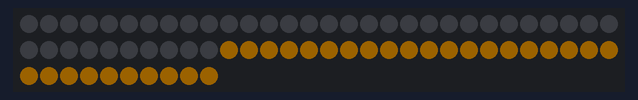
Bench run of a sketch on a simulated Arduino Uno, built with avr-gcc and run on an emulated ATmega328P. Shown: 70 RGB LEDs in strip order, left to right, continuing on the next row. Dim RGB values are drawn brighter than linear.

Above: at 4.1 s.
At 9.1 s:
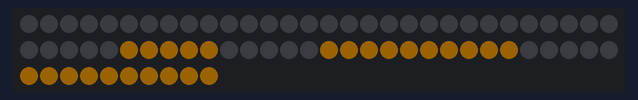
At 16.1 s:
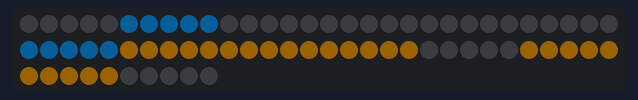
At 23.1 s:
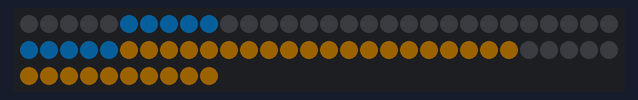
At 29.1 s:
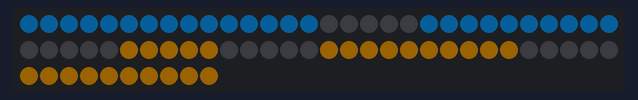
At 37.1 s:
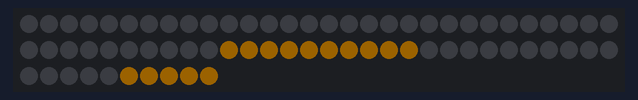

The sketch:

CRGBSet_7segment_2digits.ino
```cpp
//***************************************************************
//  Two digit seven segment number display example using CRGBArray and CRGBSet.
//  A number from 0-99 can be displayed.  This demo repeats counting from 0 to 25.
//
//  For this example the number segments are wired in the following layout:
//  http://imgur.com/cgabMfK
//  It also assumes that each segment has the same number of pixels.  There is
//  a variable below which allows the number of pixels per segment to be changed.
//
//  This example uses 5 Pixels Per Segment (pps).
//  5pps x 7segments x 2digits = 70 pixels total
//
//
//  Marc Miller, Oct 2016
//  (There is also a 3digit version of this sketch now, added Feb 2019.)
//***************************************************************

#include "FastLED.h"

#define DATA_PIN    11
#define CLK_PIN     13
#define LED_TYPE    APA102
#define COLOR_ORDER BGR
#define NUM_LEDS    70
#define BRIGHTNESS  40
#define FRAMES_PER_SECOND 120

uint8_t pps = 5;  // number of Pixels Per Segment
CHSV segON10(142,200,255);  // color of 10s digit segments
CHSV segON(42,255,255);  // color of 1s digit segments

/* CRGB leds[NUM_LEDS];  <--not using this.  Using CRGBArray instead. */
CRGBArray<NUM_LEDS> leds;

// Name segments (based on layout in link above) and define pixel ranges.
CRGBSet segA(  leds(pps*0,  pps-1+(pps*0)  ));
CRGBSet segB(  leds(pps*1,  pps-1+(pps*1)  ));
CRGBSet segC(  leds(pps*2,  pps-1+(pps*2)  ));
CRGBSet segD(  leds(pps*3,  pps-1+(pps*3)  ));
CRGBSet segE(  leds(pps*4,  pps-1+(pps*4)  ));
CRGBSet segF(  leds(pps*5,  pps-1+(pps*5)  ));
CRGBSet segG(  leds(pps*6,  pps-1+(pps*6)  ));

uint8_t count = 0;  // keeps track of what number to display


//---------------------------------------------------------------
void setup() {
  Serial.begin(115200);  // Allows serial monitor output (check baud rate)
  delay(3000); // 3 second delay for recovery
  //FastLED.addLeds<LED_TYPE,DATA_PIN,COLOR_ORDER>(leds, NUM_LEDS).setCorrection(TypicalLEDStrip);
  FastLED.addLeds<LED_TYPE,DATA_PIN,CLK_PIN,COLOR_ORDER>(leds, NUM_LEDS).setCorrection(TypicalLEDStrip);
  FastLED.setBrightness(BRIGHTNESS);
  FastLED.clear();  // Initially clear all pixels
}


//---------------------------------------------------------------
void loop()
{
  EVERY_N_MILLISECONDS(1000){
    setSegments(count);  // Determine which segments are ON or OFF
    count++;  // Advance the count by one
    if (count > 25) { count = 0; }  // Reset count back to zero
  }
  FastLED.delay(1000/FRAMES_PER_SECOND);
}


//---------------------------------------------------------------
void setSegments(uint8_t count){
  // Based on the current count set number segments on or off
  uint8_t c1 = 0;  // Variable to store 1s digit
  uint8_t c10 = 0;  // Variable to store 10s digit
  uint8_t c;
  CHSV segCOLOR(0,0,0);

  if (count > 9) {  // Split out 1s and 10s digits if count is greater then 9
    c1 = count % 10;
    c10 = count / 10;
  } else {
    c1 = count;
    c10 = 0;
  }

  //Serial.print("count = "); Serial.print(count);  // Print to serial monitor current count
  //Serial.print("\t  10s: "); Serial.print(c10);  // Print 10s digit
  //Serial.print("  1s: "); Serial.println(c1);  // Print 1s digit

  // Operate on 1s digit segments first, shift them over, and then do the 10s digit segments
  for (uint8_t i=0; i < 2; i++) {
    if (i == 0) {
      c = c1;
      segCOLOR = segON;
    } else {
      c = c10;
      segCOLOR = segON10;
    }

    segA = segB = segC = segD = segE = segF = segG = CRGB::Black;  // Initially set segments off

    if (c == 0) { segB = segC = segD = segE = segF = segG = segCOLOR; }
    if (c == 1) { segB = segG = segCOLOR; }
    if (c == 2) { segA = segB = segC = segE = segF = segCOLOR; }
    if (c == 3) { segA = segB = segC = segF = segG = segCOLOR; }
    if (c == 4) { segA = segB = segD = segG = segCOLOR; }
    if (c == 5) { segA = segC = segD = segF = segG = segCOLOR; }
    if (c == 6) { segA = segC = segD = segE = segF = segG = segCOLOR; }
    if (c == 7) { segB = segC = segG = segCOLOR; }
    if (c == 8) { segA = segB = segC = segD = segE = segF = segG = segCOLOR; }
    if (c == 9) { segA = segB = segC = segD = segF = segG = segCOLOR; }

    if (i == 0) {  // Shift segments over to 1s digit display area
      for (uint8_t p=0; p < (7*pps); p++) {
        leds[p+(7*pps)] = leds[p];
      }
    }

    //----Comment this out if you want the 10s digit to display zeros----
    if (c10 == 0 && i == 1) {  // If count is less then 10 set all 10s digit segments off
      segA = segB = segC = segD = segE = segF = segG = CRGB::Black;
    }
    //-------------------------------------------------------------------

  }
}//end setSegments
```

Measured:
- what the display in image 0 shows lasts 1.0 s, from 4.0 s to 5.0 s
